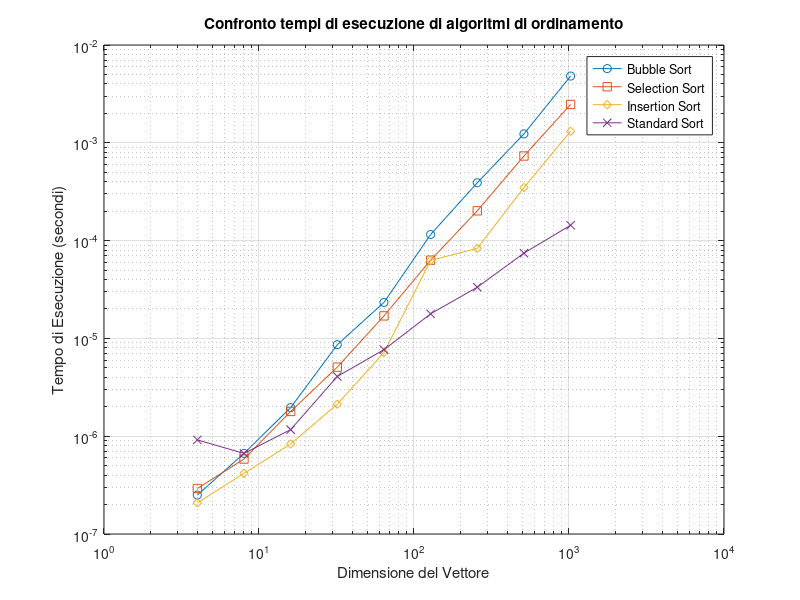

Reproduce this figure in MATLAB.
%% Grafici di rappresentazione dei tempi di esecuzione di algoritmi di sorting al crescere della dimensione del vettore a cui sono applicati
% Considero algoritmi di bubble-sort, selection-sort, insertion-sort e standard sort fornito dalla libreria standard di c++ 
dim = [4; 8; 16; 32; 64; 128; 256; 512; 1024];
y_bubble = [2.5e-07; 6.67e-07; 1.959e-06; 8.625e-06; 2.3334e-05; 0.000115417; 0.000390542; 0.00123283; 0.00481067];
y_select = [2.92e-07; 5.84e-07; 1.791e-06; 5.084e-06; 1.7e-05; 6.3125e-05; 0.000201667; 0.000733042; 0.00246671];
y_insert = [2.08e-07; 4.17e-07; 8.33e-07; 2.125e-06; 7.167e-06; 6.2709e-05; 8.3416e-05; 0.00034875; 0.00131212];
y_std = [9.17e-07; 6.67e-07; 1.167e-06; 4.083e-06; 7.667e-06; 1.7833e-05; 3.3375e-05; 7.4458e-05; 0.000143583];

figure;
loglog(dim, y_bubble, '-o', dim, y_select, '-s', dim, y_insert, '-d', dim, y_std, '-x');
xlabel('Dimensione del Vettore');
ylabel('Tempo di Esecuzione (secondi)');
title('Confronto tempi di esecuzione di algoritmi di ordinamento');
legend('Bubble Sort', 'Selection Sort', 'Insertion Sort', 'Standard Sort');
grid on;
